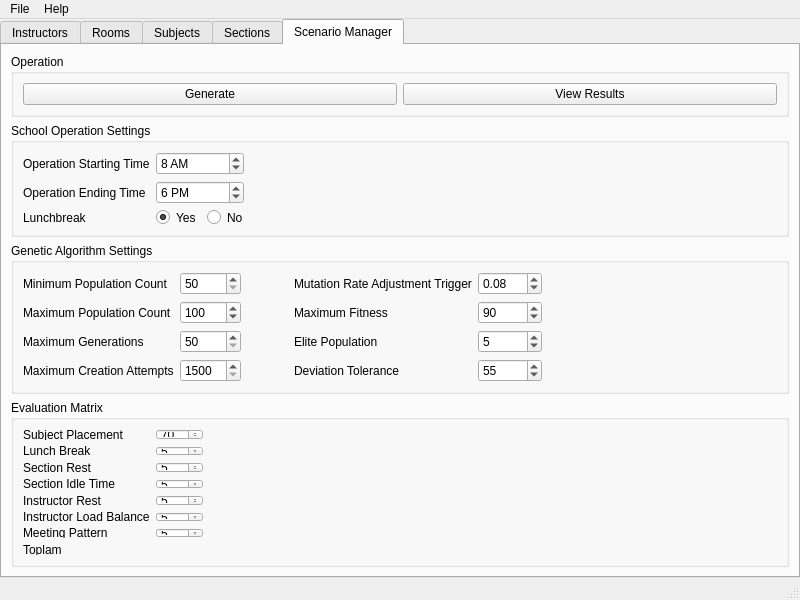
<?xml version="1.0" encoding="UTF-8"?>
<ui version="4.0">
 <class>MainWindow</class>
 <widget class="QMainWindow" name="MainWindow">
  <property name="windowModality">
   <enum>Qt::NonModal</enum>
  </property>
  <property name="geometry">
   <rect>
    <x>0</x>
    <y>0</y>
    <width>800</width>
    <height>600</height>
   </rect>
  </property>
  <property name="sizePolicy">
   <sizepolicy hsizetype="Maximum" vsizetype="Maximum">
    <horstretch>0</horstretch>
    <verstretch>0</verstretch>
   </sizepolicy>
  </property>
  <property name="minimumSize">
   <size>
    <width>800</width>
    <height>600</height>
   </size>
  </property>
  <property name="maximumSize">
   <size>
    <width>16777215</width>
    <height>16777215</height>
   </size>
  </property>
  <property name="windowTitle">
   <string>Genetic Algorithm Scheduler</string>
  </property>
  <widget class="QWidget" name="centralwidget">
   <property name="minimumSize">
    <size>
     <width>711</width>
     <height>526</height>
    </size>
   </property>
   <layout class="QVBoxLayout" name="verticalLayout">
    <property name="spacing">
     <number>0</number>
    </property>
    <property name="leftMargin">
     <number>0</number>
    </property>
    <property name="topMargin">
     <number>0</number>
    </property>
    <property name="rightMargin">
     <number>0</number>
    </property>
    <property name="bottomMargin">
     <number>0</number>
    </property>
    <item>
     <widget class="QTabWidget" name="tabWidget">
      <property name="font">
       <font>
        <weight>50</weight>
        <bold>false</bold>
       </font>
      </property>
      <property name="styleSheet">
       <string notr="true"/>
      </property>
      <property name="tabPosition">
       <enum>QTabWidget::North</enum>
      </property>
      <property name="tabShape">
       <enum>QTabWidget::Rounded</enum>
      </property>
      <property name="currentIndex">
       <number>4</number>
      </property>
      <widget class="QWidget" name="tabInstructors">
       <property name="whatsThis">
        <string>&lt;html&gt;&lt;head/&gt;&lt;body&gt;&lt;p&gt;&lt;br/&gt;&lt;/p&gt;&lt;/body&gt;&lt;/html&gt;</string>
       </property>
       <attribute name="title">
        <string>Instructors</string>
       </attribute>
       <layout class="QVBoxLayout" name="verticalLayout_2">
        <item>
         <widget class="QGroupBox" name="groupBox">
          <property name="title">
           <string>Operation</string>
          </property>
          <layout class="QHBoxLayout" name="horizontalLayout">
           <item>
            <widget class="QPushButton" name="btnInstrAdd">
             <property name="text">
              <string>Add Instructor</string>
             </property>
            </widget>
           </item>
           <item>
            <widget class="QPushButton" name="btnInstrImport">
             <property name="text">
              <string>Import from CSV</string>
             </property>
            </widget>
           </item>
          </layout>
         </widget>
        </item>
        <item>
         <widget class="QTreeView" name="treeInstr"/>
        </item>
       </layout>
      </widget>
      <widget class="QWidget" name="tabRooms">
       <attribute name="title">
        <string>Rooms</string>
       </attribute>
       <layout class="QVBoxLayout" name="verticalLayout_3">
        <item>
         <widget class="QGroupBox" name="groupBox_2">
          <property name="title">
           <string>Operation</string>
          </property>
          <layout class="QHBoxLayout" name="horizontalLayout_7">
           <item>
            <widget class="QPushButton" name="btnRoomAdd">
             <property name="text">
              <string>Add Room</string>
             </property>
            </widget>
           </item>
           <item>
            <widget class="QPushButton" name="btnRoomImport">
             <property name="text">
              <string>Import from CSV</string>
             </property>
            </widget>
           </item>
          </layout>
         </widget>
        </item>
        <item>
         <widget class="QTreeView" name="treeRoom"/>
        </item>
       </layout>
      </widget>
      <widget class="QWidget" name="tabSubjects">
       <attribute name="title">
        <string>Subjects</string>
       </attribute>
       <layout class="QVBoxLayout" name="verticalLayout_4">
        <item>
         <widget class="QGroupBox" name="groupBox_3">
          <property name="title">
           <string>Operation</string>
          </property>
          <layout class="QHBoxLayout" name="horizontalLayout_2">
           <item>
            <widget class="QPushButton" name="btnSubjAdd">
             <property name="text">
              <string>Add Subject</string>
             </property>
            </widget>
           </item>
           <item>
            <widget class="QPushButton" name="btnSubjImport">
             <property name="text">
              <string>Import from CSV</string>
             </property>
            </widget>
           </item>
          </layout>
         </widget>
        </item>
        <item>
         <widget class="QTreeView" name="treeSubj"/>
        </item>
       </layout>
      </widget>
      <widget class="QWidget" name="tabSections">
       <attribute name="title">
        <string>Sections</string>
       </attribute>
       <layout class="QVBoxLayout" name="verticalLayout_5">
        <item>
         <widget class="QGroupBox" name="groupBox_4">
          <property name="title">
           <string>Operation</string>
          </property>
          <layout class="QHBoxLayout" name="horizontalLayout_3">
           <item>
            <widget class="QPushButton" name="btnSecAdd">
             <property name="text">
              <string>Add Section</string>
             </property>
            </widget>
           </item>
          </layout>
         </widget>
        </item>
        <item>
         <widget class="QTreeView" name="treeSec"/>
        </item>
       </layout>
      </widget>
      <widget class="QWidget" name="tabScenario">
       <property name="sizePolicy">
        <sizepolicy hsizetype="Preferred" vsizetype="Preferred">
         <horstretch>0</horstretch>
         <verstretch>0</verstretch>
        </sizepolicy>
       </property>
       <attribute name="title">
        <string>Scenario Manager</string>
       </attribute>
       <layout class="QVBoxLayout" name="verticalLayout_6" stretch="0,0,0,0,0">
        <property name="sizeConstraint">
         <enum>QLayout::SetDefaultConstraint</enum>
        </property>
        <item>
         <widget class="QGroupBox" name="groupBox_5">
          <property name="title">
           <string>Operation</string>
          </property>
          <layout class="QHBoxLayout" name="horizontalLayout_4">
           <item>
            <widget class="QPushButton" name="btnScenGenerate">
             <property name="text">
              <string>Generate</string>
             </property>
            </widget>
           </item>
           <item>
            <widget class="QPushButton" name="btnScenResult">
             <property name="text">
              <string>View Results</string>
             </property>
            </widget>
           </item>
          </layout>
         </widget>
        </item>
        <item>
         <widget class="QGroupBox" name="groupBox_6">
          <property name="title">
           <string>School Operation Settings</string>
          </property>
          <layout class="QGridLayout" name="gridLayout_2">
           <item row="2" column="1">
            <widget class="QGroupBox" name="groupBox_7">
             <property name="styleSheet">
              <string notr="true">border: none</string>
             </property>
             <property name="title">
              <string/>
             </property>
             <property name="flat">
              <bool>false</bool>
             </property>
             <property name="checkable">
              <bool>false</bool>
             </property>
             <property name="checked">
              <bool>false</bool>
             </property>
             <layout class="QHBoxLayout" name="horizontalLayout_5">
              <property name="spacing">
               <number>10</number>
              </property>
              <property name="leftMargin">
               <number>0</number>
              </property>
              <property name="topMargin">
               <number>0</number>
              </property>
              <property name="rightMargin">
               <number>0</number>
              </property>
              <property name="bottomMargin">
               <number>0</number>
              </property>
              <item>
               <widget class="QRadioButton" name="radioLunchYes">
                <property name="text">
                 <string>Yes</string>
                </property>
                <property name="checked">
                 <bool>true</bool>
                </property>
               </widget>
              </item>
              <item>
               <widget class="QRadioButton" name="radioLunchNo">
                <property name="text">
                 <string>No</string>
                </property>
               </widget>
              </item>
             </layout>
            </widget>
           </item>
           <item row="2" column="0">
            <widget class="QLabel" name="label_6">
             <property name="toolTip">
              <string>Assess for lunch break for sections.</string>
             </property>
             <property name="text">
              <string>Lunchbreak</string>
             </property>
            </widget>
           </item>
           <item row="0" column="0">
            <widget class="QLabel" name="label_4">
             <property name="toolTip">
              <string>The opening time of the school.</string>
             </property>
             <property name="text">
              <string>Operation Starting Time</string>
             </property>
            </widget>
           </item>
           <item row="0" column="1">
            <widget class="QTimeEdit" name="timeStarting">
             <property name="currentSection">
              <enum>QDateTimeEdit::HourSection</enum>
             </property>
             <property name="displayFormat">
              <string>h AP</string>
             </property>
             <property name="time">
              <time>
               <hour>8</hour>
               <minute>0</minute>
               <second>0</second>
              </time>
             </property>
            </widget>
           </item>
           <item row="0" column="2">
            <spacer name="horizontalSpacer_2">
             <property name="orientation">
              <enum>Qt::Horizontal</enum>
             </property>
             <property name="sizeHint" stdset="0">
              <size>
               <width>40</width>
               <height>20</height>
              </size>
             </property>
            </spacer>
           </item>
           <item row="1" column="0">
            <widget class="QLabel" name="label_5">
             <property name="toolTip">
              <string>The closing time of the school.</string>
             </property>
             <property name="text">
              <string>Operation Ending Time</string>
             </property>
            </widget>
           </item>
           <item row="1" column="1">
            <widget class="QTimeEdit" name="timeEnding">
             <property name="displayFormat">
              <string>h AP</string>
             </property>
             <property name="calendarPopup">
              <bool>true</bool>
             </property>
             <property name="time">
              <time>
               <hour>18</hour>
               <minute>0</minute>
               <second>0</second>
              </time>
             </property>
            </widget>
           </item>
          </layout>
         </widget>
        </item>
        <item>
         <widget class="QGroupBox" name="groupBox_8">
          <property name="title">
           <string>Genetic Algorithm Settings</string>
          </property>
          <layout class="QGridLayout" name="gridLayout_3">
           <item row="2" column="3">
            <widget class="QLabel" name="label_20">
             <property name="toolTip">
              <string>The percent of population that would belong to elite.</string>
             </property>
             <property name="text">
              <string>Elite Population</string>
             </property>
            </widget>
           </item>
           <item row="3" column="3">
            <widget class="QLabel" name="label_21">
             <property name="toolTip">
              <string>The maximum control of a sigma.</string>
             </property>
             <property name="text">
              <string>Deviation Tolerance</string>
             </property>
            </widget>
           </item>
           <item row="3" column="5">
            <widget class="QSpinBox" name="editDev">
             <property name="maximum">
              <number>100</number>
             </property>
             <property name="value">
              <number>55</number>
             </property>
            </widget>
           </item>
           <item row="1" column="1">
            <widget class="QSpinBox" name="editMaxPop">
             <property name="minimum">
              <number>50</number>
             </property>
             <property name="maximum">
              <number>10000</number>
             </property>
             <property name="value">
              <number>100</number>
             </property>
            </widget>
           </item>
           <item row="1" column="3">
            <widget class="QLabel" name="label_12">
             <property name="toolTip">
              <string>Stops the generation when a chromosome meets this.</string>
             </property>
             <property name="text">
              <string>Maximum Fitness</string>
             </property>
            </widget>
           </item>
           <item row="2" column="5">
            <widget class="QSpinBox" name="editElite">
             <property name="maximum">
              <number>100</number>
             </property>
             <property name="value">
              <number>5</number>
             </property>
            </widget>
           </item>
           <item row="0" column="7">
            <spacer name="horizontalSpacer_3">
             <property name="orientation">
              <enum>Qt::Horizontal</enum>
             </property>
             <property name="sizeHint" stdset="0">
              <size>
               <width>40</width>
               <height>20</height>
              </size>
             </property>
            </spacer>
           </item>
           <item row="2" column="1">
            <widget class="QSpinBox" name="editMaxGen">
             <property name="minimum">
              <number>50</number>
             </property>
             <property name="maximum">
              <number>10000</number>
             </property>
            </widget>
           </item>
           <item row="1" column="5">
            <widget class="QSpinBox" name="editMaxFit">
             <property name="maximum">
              <number>100</number>
             </property>
             <property name="value">
              <number>90</number>
             </property>
            </widget>
           </item>
           <item row="0" column="3">
            <widget class="QLabel" name="label_11">
             <property name="toolTip">
              <string>&lt;html&gt;&lt;head/&gt;&lt;body&gt;&lt;p&gt;Triggers mutation rate change when the difference of average fitness falls to the specificied level.&lt;/p&gt;&lt;/body&gt;&lt;/html&gt;</string>
             </property>
             <property name="text">
              <string>Mutation Rate Adjustment Trigger</string>
             </property>
            </widget>
           </item>
           <item row="3" column="0">
            <widget class="QLabel" name="label_10">
             <property name="toolTip">
              <string>Maximum attempts for creating a valid chromosome.</string>
             </property>
             <property name="text">
              <string>Maximum Creation Attempts</string>
             </property>
            </widget>
           </item>
           <item row="2" column="0">
            <widget class="QLabel" name="label_9">
             <property name="toolTip">
              <string>Maximum amount of generations to be performed on solution generation.</string>
             </property>
             <property name="text">
              <string>Maximum Generations</string>
             </property>
            </widget>
           </item>
           <item row="3" column="1">
            <widget class="QSpinBox" name="editMaxCreation">
             <property name="minimum">
              <number>1500</number>
             </property>
             <property name="maximum">
              <number>30000</number>
             </property>
            </widget>
           </item>
           <item row="0" column="0">
            <widget class="QLabel" name="label_7">
             <property name="toolTip">
              <string>Starting point and lowest population count of the genetic algorithm.</string>
             </property>
             <property name="text">
              <string>Minimum Population Count</string>
             </property>
            </widget>
           </item>
           <item row="1" column="0">
            <widget class="QLabel" name="label_8">
             <property name="toolTip">
              <string>Highest population count of the genetic algorithm.</string>
             </property>
             <property name="text">
              <string>Maximum Population Count</string>
             </property>
            </widget>
           </item>
           <item row="0" column="1">
            <widget class="QSpinBox" name="editMinPop">
             <property name="minimum">
              <number>50</number>
             </property>
             <property name="maximum">
              <number>10000</number>
             </property>
            </widget>
           </item>
           <item row="0" column="11">
            <spacer name="horizontalSpacer_5">
             <property name="orientation">
              <enum>Qt::Horizontal</enum>
             </property>
             <property name="sizeHint" stdset="0">
              <size>
               <width>40</width>
               <height>20</height>
              </size>
             </property>
            </spacer>
           </item>
           <item row="0" column="10">
            <spacer name="horizontalSpacer_6">
             <property name="orientation">
              <enum>Qt::Horizontal</enum>
             </property>
             <property name="sizeHint" stdset="0">
              <size>
               <width>40</width>
               <height>20</height>
              </size>
             </property>
            </spacer>
           </item>
           <item row="0" column="2">
            <spacer name="horizontalSpacer">
             <property name="orientation">
              <enum>Qt::Horizontal</enum>
             </property>
             <property name="sizeHint" stdset="0">
              <size>
               <width>40</width>
               <height>20</height>
              </size>
             </property>
            </spacer>
           </item>
           <item row="0" column="9">
            <spacer name="horizontalSpacer_4">
             <property name="orientation">
              <enum>Qt::Horizontal</enum>
             </property>
             <property name="sizeHint" stdset="0">
              <size>
               <width>40</width>
               <height>20</height>
              </size>
             </property>
            </spacer>
           </item>
           <item row="0" column="8">
            <spacer name="horizontalSpacer_7">
             <property name="orientation">
              <enum>Qt::Horizontal</enum>
             </property>
             <property name="sizeHint" stdset="0">
              <size>
               <width>40</width>
               <height>20</height>
              </size>
             </property>
            </spacer>
           </item>
           <item row="0" column="5">
            <widget class="QDoubleSpinBox" name="editMut">
             <property name="maximum">
              <double>100.000000000000000</double>
             </property>
             <property name="singleStep">
              <double>0.010000000000000</double>
             </property>
             <property name="value">
              <double>0.080000000000000</double>
             </property>
            </widget>
           </item>
          </layout>
         </widget>
        </item>
        <item>
         <widget class="QGroupBox" name="groupBox_9">
          <property name="title">
           <string>Evaluation Matrix</string>
          </property>
          <layout class="QGridLayout" name="gridLayout_4">
           <item row="2" column="0">
            <widget class="QLabel" name="label_15">
             <property name="toolTip">
              <string>The weight of section rest (There must be a rest for every consecutive 3 hours of session)</string>
             </property>
             <property name="text">
              <string>Section Rest</string>
             </property>
            </widget>
           </item>
           <item row="3" column="0">
            <widget class="QLabel" name="label_18">
             <property name="toolTip">
              <string>The weight of sections having less idle time.</string>
             </property>
             <property name="text">
              <string>Section Idle Time</string>
             </property>
            </widget>
           </item>
           <item row="5" column="0">
            <widget class="QLabel" name="label_19">
             <property name="toolTip">
              <string>The weight of having all instructors have normalized teaching load.</string>
             </property>
             <property name="text">
              <string>Instructor Load Balance</string>
             </property>
            </widget>
           </item>
           <item row="7" column="0">
            <widget class="QLabel" name="label_17">
             <property name="toolTip">
              <string>The weight of having correct meeting patterns for subject placement.</string>
             </property>
             <property name="text">
              <string>Meeting Pattern</string>
             </property>
            </widget>
           </item>
           <item row="4" column="0">
            <widget class="QLabel" name="label_16">
             <property name="toolTip">
              <string>The weight of instructor rest (There must be a rest for every consecutive 3 hours of session)</string>
             </property>
             <property name="text">
              <string>Instructor Rest</string>
             </property>
            </widget>
           </item>
           <item row="0" column="1">
            <widget class="QSpinBox" name="editSbj">
             <property name="maximum">
              <number>100</number>
             </property>
             <property name="value">
              <number>70</number>
             </property>
            </widget>
           </item>
           <item row="0" column="0">
            <widget class="QLabel" name="label_13">
             <property name="toolTip">
              <string>The weight of having all subjects placed.</string>
             </property>
             <property name="text">
              <string>Subject Placement</string>
             </property>
            </widget>
           </item>
           <item row="1" column="0">
            <widget class="QLabel" name="label_14">
             <property name="toolTip">
              <string>The weight of having a lunch break.</string>
             </property>
             <property name="text">
              <string>Lunch Break</string>
             </property>
            </widget>
           </item>
           <item row="0" column="2">
            <spacer name="horizontalSpacer_8">
             <property name="orientation">
              <enum>Qt::Horizontal</enum>
             </property>
             <property name="sizeHint" stdset="0">
              <size>
               <width>40</width>
               <height>20</height>
              </size>
             </property>
            </spacer>
           </item>
           <item row="1" column="1">
            <widget class="QSpinBox" name="editLun">
             <property name="maximum">
              <number>100</number>
             </property>
             <property name="value">
              <number>5</number>
             </property>
            </widget>
           </item>
           <item row="2" column="1">
            <widget class="QSpinBox" name="editSec">
             <property name="maximum">
              <number>100</number>
             </property>
             <property name="value">
              <number>5</number>
             </property>
            </widget>
           </item>
           <item row="4" column="1">
            <widget class="QSpinBox" name="editInstrRest">
             <property name="maximum">
              <number>100</number>
             </property>
             <property name="value">
              <number>5</number>
             </property>
            </widget>
           </item>
           <item row="5" column="1">
            <widget class="QSpinBox" name="editInstrLoad">
             <property name="maximum">
              <number>100</number>
             </property>
             <property name="value">
              <number>5</number>
             </property>
            </widget>
           </item>
           <item row="3" column="1">
            <widget class="QSpinBox" name="editIdle">
             <property name="maximum">
              <number>100</number>
             </property>
             <property name="value">
              <number>5</number>
             </property>
            </widget>
           </item>
           <item row="7" column="1">
            <widget class="QSpinBox" name="editMeet">
             <property name="maximum">
              <number>100</number>
             </property>
             <property name="value">
              <number>5</number>
             </property>
            </widget>
           </item>
           <item row="8" column="0">
            <widget class="QLabel" name="lblTotal">
             <property name="text">
              <string>Toplam</string>
             </property>
            </widget>
           </item>
          </layout>
         </widget>
        </item>
        <item>
         <spacer name="verticalSpacer">
          <property name="orientation">
           <enum>Qt::Vertical</enum>
          </property>
          <property name="sizeHint" stdset="0">
           <size>
            <width>20</width>
            <height>40</height>
           </size>
          </property>
         </spacer>
        </item>
       </layout>
      </widget>
     </widget>
    </item>
   </layout>
  </widget>
  <widget class="QMenuBar" name="menubar">
   <property name="geometry">
    <rect>
     <x>0</x>
     <y>0</y>
     <width>800</width>
     <height>21</height>
    </rect>
   </property>
   <widget class="QMenu" name="menuFile">
    <property name="title">
     <string>File</string>
    </property>
    <addaction name="actionNew"/>
    <addaction name="actionOpen"/>
    <addaction name="actionSave_As"/>
    <addaction name="separator"/>
    <addaction name="actionSettings"/>
    <addaction name="separator"/>
    <addaction name="actionExit"/>
   </widget>
   <widget class="QMenu" name="menuHelp">
    <property name="title">
     <string>Help</string>
    </property>
    <addaction name="actionInstructions"/>
    <addaction name="actionAbout"/>
   </widget>
   <addaction name="menuFile"/>
   <addaction name="menuHelp"/>
  </widget>
  <widget class="QStatusBar" name="statusbar"/>
  <action name="actionNew">
   <property name="text">
    <string>New</string>
   </property>
  </action>
  <action name="actionOpen">
   <property name="text">
    <string>Open</string>
   </property>
  </action>
  <action name="actionSave">
   <property name="text">
    <string>Save</string>
   </property>
  </action>
  <action name="actionSave_As">
   <property name="text">
    <string>Save As</string>
   </property>
  </action>
  <action name="actionSettings">
   <property name="text">
    <string>Settings</string>
   </property>
  </action>
  <action name="actionExit">
   <property name="text">
    <string>Exit</string>
   </property>
  </action>
  <action name="actionAdd_Instructor">
   <property name="text">
    <string>Add Instructor</string>
   </property>
  </action>
  <action name="actionView_Instructors">
   <property name="text">
    <string>View Instructors</string>
   </property>
  </action>
  <action name="actionAdd_Room">
   <property name="text">
    <string>Add Room</string>
   </property>
  </action>
  <action name="actionView_Rooms">
   <property name="text">
    <string>View Rooms</string>
   </property>
  </action>
  <action name="actionAdd_Subject">
   <property name="text">
    <string>Add Subject</string>
   </property>
  </action>
  <action name="actionView_Subjects">
   <property name="text">
    <string>View Subjects</string>
   </property>
  </action>
  <action name="actionAdd_Sections">
   <property name="text">
    <string>Add Sections</string>
   </property>
  </action>
  <action name="actionView_Sections">
   <property name="text">
    <string>View Sections</string>
   </property>
  </action>
  <action name="actionImport">
   <property name="text">
    <string>Import</string>
   </property>
  </action>
  <action name="actionExport">
   <property name="text">
    <string>Export</string>
   </property>
  </action>
  <action name="actionView_Results">
   <property name="text">
    <string>View Results</string>
   </property>
  </action>
  <action name="actionGenerate">
   <property name="text">
    <string>Generate</string>
   </property>
  </action>
  <action name="actionImport_2">
   <property name="text">
    <string>Import</string>
   </property>
  </action>
  <action name="actionExport_2">
   <property name="text">
    <string>Export</string>
   </property>
  </action>
  <action name="actionScenario_Summary">
   <property name="text">
    <string>Scenario Summary</string>
   </property>
  </action>
  <action name="actionGenerate_2">
   <property name="text">
    <string>Generate</string>
   </property>
  </action>
  <action name="actionView_Results_2">
   <property name="text">
    <string>View Results</string>
   </property>
  </action>
  <action name="actionInstructions">
   <property name="text">
    <string>Instructions</string>
   </property>
  </action>
  <action name="actionAbout">
   <property name="text">
    <string>About</string>
   </property>
  </action>
 </widget>
 <resources>
  <include location="../../PyQTTesting/testing.qrc"/>
 </resources>
 <connections/>
</ui>
